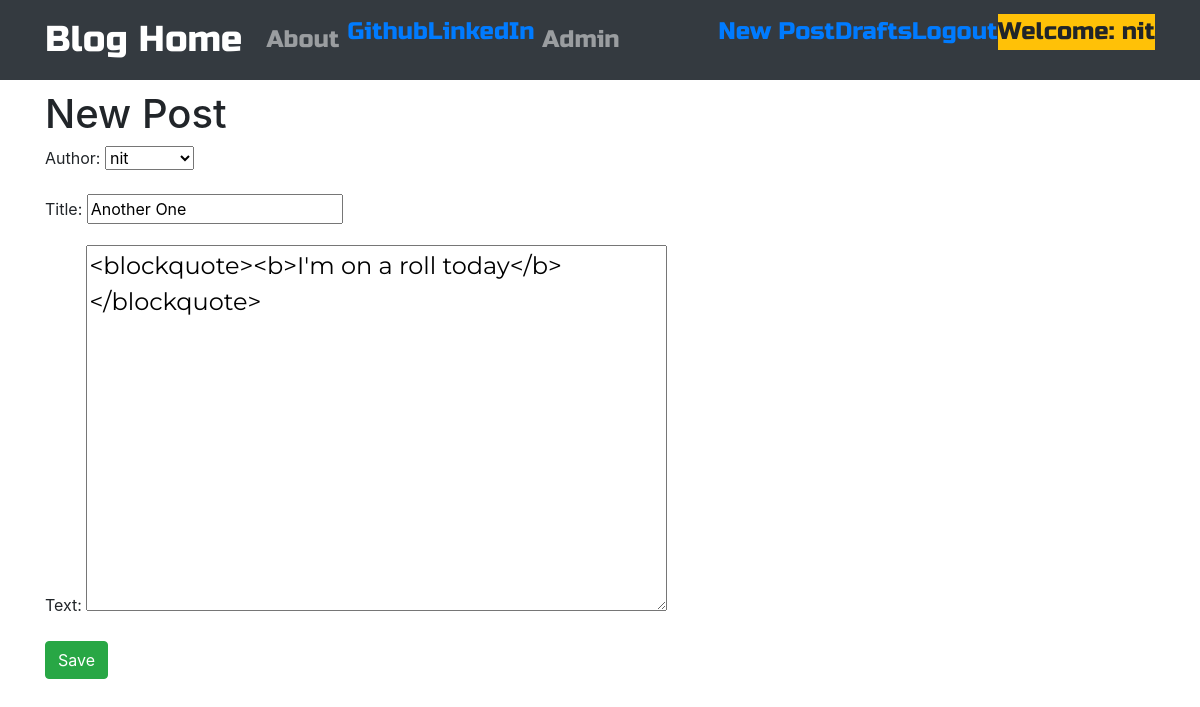
Screenshot of /post/3/edit/ (signed in) with the database file from the repository.
### blog/models.py (models this page shows, shortened)
class Post(models.Model):
    author = models.ForeignKey('auth.User',on_delete=models.CASCADE)
    title = models.CharField(max_length=200)
    text = models.TextField()
    created_date = models.DateTimeField(default=timezone.now)
    published_date = models.DateTimeField(blank=True,null=True)

### blog/views.py (the view)
# urls.py: path('post/<int:pk>/edit/',views.PostUpdateView.as_view(),name='post_edit'),
class PostUpdateView(LoginRequiredMixin,UpdateView):
    login_url = '/login/'
    redirect_field_name = 'blog/post_detail.html'
    form_class = PostForm
    model = Post

### blog/forms.py
class PostForm(forms.ModelForm):
    class Meta():
        model = Post
        fields = ('author','title','text')
        widgets = {
            'title': forms.TextInput(attrs={'class':'textinputclass'}),
            'text': forms.Textarea(attrs={'class':'editable medium-editor-textarea postcontent'}),
        }

### blog/templates/blog/post_form.html (shortened to what this page needs)
{% extends 'blog/base.html' %}
{% block content %}
<h1>New Post</h1>
<form class="post-form" method="POST">
  {{ form.as_p }}
  <button type="submit" class="save btn btn-success">Save</button>
</form>
{% endblock %}

### blog/templates/blog/base.html (shortened to what this page needs)
<!DOCTYPE html>
{% load static %}
<html lang="en" dir="ltr">
  <head>
    <link rel="stylesheet" href="https://cdn.jsdelivr.net/npm/bootstrap@4.6.0/dist/css/bootstrap.min.css">
    <link rel="stylesheet" href="https://use.fontawesome.com/releases/v5.7.0/css/all.css">
    <link rel="stylesheet" href="//cdn.jsdelivr.net/npm/medium-editor@latest/dist/css/medium-editor.min.css"
    type="text/css" media="screen" charset="utf-8">
    <link rel="stylesheet" href={% static 'css/blog.css' %}/>
  </head>
  <body>
    <nav class="loader navbar navbar-expand-lg navbar-dark bg-dark techfont">
      <div class="container">
        <a class="navbar-brand bigbrand" href="{% url 'post_list' %}">Blog Home</a>
        <div class="collapse navbar-collapse" id="bs-example-navbar-collapse-1">
          <div class="navbar-nav">
            <a class="nav-item nav-link" href="{% url 'about' %}">About</a>
            <a href="https://www.github.com">Github</a>
            <a href="https://www.Linkedin.com">LinkedIn</a>
            <a class="nav-item nav-link" href="{% url 'admin:index' %}">Admin</a>
          </div>
        </div>
        <ul class="nav navbar-nav navbar-right">
          {% if user.is_authenticated %}
          <li>
            <a href="{% url 'post_new' %}">New Post</a>
          </li>
          <li>
            <a href="{% url 'post_draft_list' %}">Drafts</a>
          </li>
          <li>
            <a href="{% url 'logout' %}">Logout</a>
          </li>
          <li>
            <a><p class="bg-warning">Welcome: {{ user.username }}</p></a>
          </li>
          {% else %}
            <li>
              <a class='nav navbar-right' href="{% url 'login' %}">
                <span class='fas fa-user-alt fa-2x'></span>
              </a>
            </li>
          {% endif %}
        </ul>
      </div>
    </nav>
    <div class="content container">
      <div class="row">
        <div class="col-md-8">
          <div class="blog_posts">
            {% block content %}{% endblock %}
          </div>
        </div>
      </div>
    </div>
  </body>
</html>

### blog/static/css/blog.css (style rules this page uses)
.techfont { font-family: 'Russo One', sans-serif; font-size: 1.5em; margin-bottom: 10px; }
.postcontent { font-family: 'Montserrat'; font-size: 1.5em; }
.bigbrand { font-size: 1.5em; }
.loader { filter:hue-rotate(0deg); color: linear-gradient(45deg,#0f8,#08f); animation:hue 5000ms infinite linear; }

### rows the page displays
Post: author "nit", title "Another One", text "<blockquote><b>I'm on a roll today</b></blockquote>"

### other values shown
{{ user.username }} "nit"
